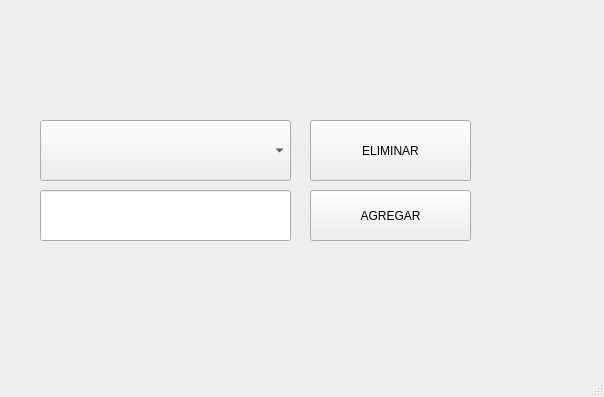
<?xml version="1.0" encoding="UTF-8"?>
<ui version="4.0">
 <class>MainWindow</class>
 <widget class="QMainWindow" name="MainWindow">
  <property name="geometry">
   <rect>
    <x>0</x>
    <y>0</y>
    <width>604</width>
    <height>397</height>
   </rect>
  </property>
  <property name="windowTitle">
   <string>MainWindow</string>
  </property>
  <widget class="QWidget" name="centralwidget">
   <widget class="QComboBox" name="comboBox">
    <property name="geometry">
     <rect>
      <x>40</x>
      <y>120</y>
      <width>251</width>
      <height>61</height>
     </rect>
    </property>
   </widget>
   <widget class="QPushButton" name="removebtn">
    <property name="geometry">
     <rect>
      <x>310</x>
      <y>120</y>
      <width>161</width>
      <height>61</height>
     </rect>
    </property>
    <property name="sizePolicy">
     <sizepolicy hsizetype="Minimum" vsizetype="Fixed">
      <horstretch>0</horstretch>
      <verstretch>0</verstretch>
     </sizepolicy>
    </property>
    <property name="text">
     <string>ELIMINAR</string>
    </property>
   </widget>
   <widget class="QPushButton" name="addbtn">
    <property name="geometry">
     <rect>
      <x>310</x>
      <y>190</y>
      <width>161</width>
      <height>51</height>
     </rect>
    </property>
    <property name="text">
     <string>AGREGAR</string>
    </property>
   </widget>
   <widget class="QLineEdit" name="addtext">
    <property name="geometry">
     <rect>
      <x>40</x>
      <y>190</y>
      <width>251</width>
      <height>51</height>
     </rect>
    </property>
   </widget>
  </widget>
  <widget class="QMenuBar" name="menubar">
   <property name="geometry">
    <rect>
     <x>0</x>
     <y>0</y>
     <width>604</width>
     <height>21</height>
    </rect>
   </property>
  </widget>
  <widget class="QStatusBar" name="statusbar"/>
 </widget>
 <resources/>
 <connections/>
</ui>
